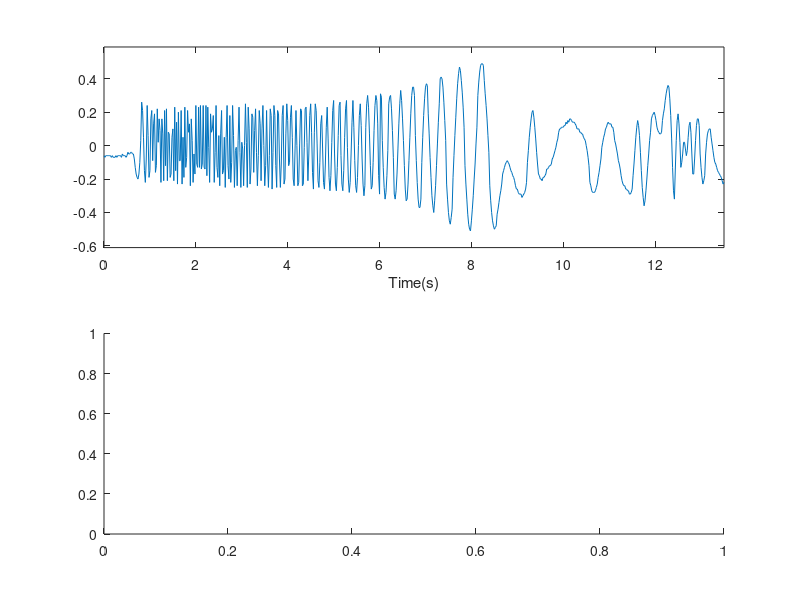

Recreate this plot in MATLAB. (Note: this script raises an error after producing the figure.)
clear
%Create variables. This is just so that the if statements work later.
Launch_2_1 = 0;
Launch_2_2 = 0;
Launch_2_3 = 0;
Launch_2_4 = 0;
Launch_2_5 = 0;
%load data. Just change the number of the launch in both lines below
load('Launch_2_5.txt')
launch=Launch_2_5;

%make column vectors out of the table of data
x_accel=launch(:,1);
y_accel=launch(:,2);
z_accel=launch(:,3);
x_roll=launch(:,4);
y_roll=launch(:,5);
z_roll=launch(:,6);
x_mag=launch(:,7);
y_mag=launch(:,8);
z_mag=launch(:,9);


%create time vector. Assume logger writes at 50 hz. 
[length,width]=size(x_accel);
i= 1:1:length;
time = i*.02;

%find the launch window. Each launch has various accelerations before
%ignition which means there needs to be a different threshold in order to
%actually detect it. Also, launches 4 and 5 used a different set of
%electronics which use different units. These if statements also adjust for
%the magnitude of the frequencies on the spectrogram.
launchframe=1;

if (launch == Launch_2_1) | (launch == Launch_2_2)
    while z_accel(launchframe)<40
    launchframe=launchframe+1;
    end
    z_roll = -1*z_roll/(2*pi);
    x_roll = -1*x_roll/(2*pi);
    y_roll = -1*y_roll/(2*pi);
    minThresh = 0;
    pos = 'last';
    powerCutoff = 3;
elseif (launch == Launch_2_4)
    while z_accel(launchframe)<120
    launchframe=launchframe+1;
    end
    z_roll = -1*z_roll/360;
    x_roll = -1*x_roll/360;
    y_roll = -1*y_roll/360;
    minThresh = -30;
    pos = 'first';
    powerCutoff = .005;
elseif (launch == Launch_2_5)
    while z_accel(launchframe)<40
    launchframe=launchframe+1;
    end
    z_roll = -1*z_roll/360;
    x_roll = -1*x_roll/360;
    y_roll = -1*y_roll/360;
    minThresh = -37;
    pos = 'last';
    powerCutoff = .0025;
else
    minThresh = 0;
    justwork = 'Didnt work'
    pos = 'last';
end
%launch window start is 0.5 s before launch frame and 13 s after. Find it
%by frame and correlate to time
logstart = launchframe -.5/.02;
logstop = launchframe + 13/.02;
launchstart = time(logstart);
launchstop = time(logstop);

%variables for the spectrogram controls
frequencyLimits = [0 25]; % Hz
leakage = 0.8;
timeResolution = 0.75; % seconds
overlapPercent = 99;
reassignFlag = true;

% Index into signal time region of interest
x_mag_ROI = x_mag(:);
timeValues = time;
minIdx = timeValues >= launchstart;
maxIdx = timeValues <= launchstop;

%Trim time frame and convert to proper units
x_mag_ROI = x_mag_ROI(minIdx&maxIdx);
timeValues = timeValues(minIdx&maxIdx);

z_accel_processed = z_accel(minIdx&maxIdx)/9.8;
x_accel_processed = x_accel(minIdx&maxIdx)/9.8;
y_accel_processed = y_accel(minIdx&maxIdx)/9.8;

z_roll_processed = z_roll(minIdx&maxIdx);
x_roll_processed = x_roll(minIdx&maxIdx);
y_roll_processed = y_roll(minIdx&maxIdx);

timeValues = timeValues - launchstart;

% Compute spectral estimate
%Plot the x magnetometer and spectrogram on the same plot
figure('Name', 'X Magnetometer Spectrogram','NumberTitle','off')
ax1 = subplot(2,1,1);
plot(timeValues, x_mag_ROI)
%scale axis
axis([0 launchstop-launchstart (min(x_mag_ROI)-.1*(max(x_mag_ROI)-min(x_mag_ROI))) (max(x_mag_ROI)+.1*(max(x_mag_ROI)-min(x_mag_ROI)))])
xlabel('Time(s)')
ax2 = subplot(2,1,2);
pspectrum(x_mag_ROI,timeValues, ...
    'spectrogram', ...
    'FrequencyLimits',frequencyLimits, ...
    'Leakage',leakage, ...
    'TimeResolution',timeResolution, ...
    'OverlapPercent',overlapPercent, ...
    'MinThreshold',minThresh, ...
    'Reassign',reassignFlag);
[P, F, T] = pspectrum(x_mag_ROI,timeValues, ...
    'spectrogram', ...
    'FrequencyLimits',frequencyLimits, ...
    'Leakage',leakage, ...
    'TimeResolution',timeResolution, ...
    'OverlapPercent',overlapPercent, ...
    'MinThreshold',minThresh, ...
    'Reassign',reassignFlag);
figure('Name', 'Acceleration and Roll','NumberTitle','off')

%Plot Acceleration
ax1 = subplot(3,1,1);
hold on
plot(timeValues,z_accel_processed)
plot(timeValues,y_accel_processed)
plot(timeValues,x_accel_processed)
axis([0 launchstop-launchstart (min(z_accel_processed)-.1*(max(z_accel_processed)-min(z_accel_processed))) (max(z_accel_processed)+.1*(max(z_accel_processed)-min(z_accel_processed)))])
xlabel('Time(s)')
ylabel('Acceleration(g)')
title('Acceleration vs Time')

ax2 = subplot(3,1,2);
[length,width]=size(z_accel_processed);
velocity = zeros(length,1);
velocity(1) = 0;
for i = 2:length
    velocity(i) = z_accel_processed(i-1)*9.8 * .02 + velocity(i-1);
end

plot(timeValues,velocity)
xlabel('Time(s)')
ylabel('Velocity (m/s)')
title('Velocity vs Time')

%Plot Roll
ax3 = subplot(3,1,3);
hold on
plot(timeValues,z_roll_processed)
plot(timeValues,y_roll_processed)
plot(timeValues,x_roll_processed)
axis([0 launchstop-launchstart (min(z_roll_processed)-.1*(max(z_roll_processed)-min(z_roll_processed))) (max(z_roll_processed)+.1*(max(z_roll_processed)-min(z_roll_processed)))])
xlabel('Time(s)')
ylabel('Gyro Roll Rate (Hz)')
title('Roll Rate vs Time')

x=1;
[lengthp, widthp] = size(P);
for j =1:widthp
    for i =1:lengthp
        if P(i,j) > powerCutoff
            ov(x,1) = T(j);
            ov(x,2) = F(i);
            x=x+1;
        end
    end
end

%ai is the index of the unique time values, sorted by last. Somehow this
%code works although I'm not positive how it works. I'm not questioning it
[nv1, ai] = unique(ov(:,1), pos)
figure('name', 'Spectrogram Roll Rate', 'NumberTitle','off')
plot(ov(ai,1),ov(ai,2))
xlabel('Time(s)')
ylabel('Roll Rate (Hz)')
title('Roll Rate vs Time')

fileID = fopen('Launch_5_Roll_Rate.txt', 'w')
fprintf(fileID,'%6s %12s\r\n','t','Hz');
fprintf(fileID, '%6.2f %12.8f\r\n', ov);
fclose(fileID)

%signalAnalyzer

